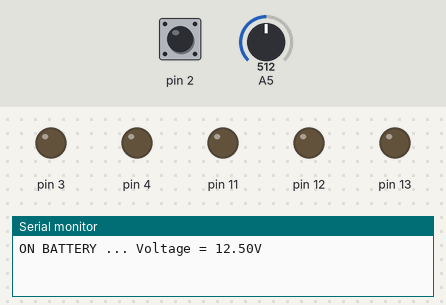
Simulated run of this sketch. Board: Arduino Uno, built with avr-gcc and run on an emulated ATmega328P. Parts: output pins drawn as LEDs (lit = HIGH), the last lines printed to the serial monitor. Inputs (shaded band) come from the test bench; at power-on: A5 = 512, pin 2 HIGH.

Above: at 1.3 s.
1.4 s: A5 set to 176
4.1 s: A5 set to 150
At 5.3 s:
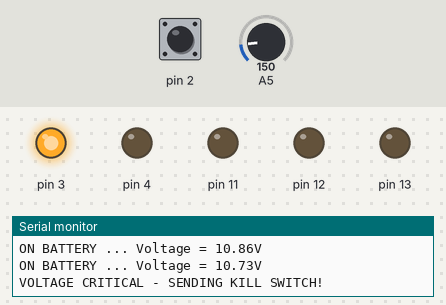
6.8 s: pin 2 pulled LOW for 2.35 s
At 8.8 s:
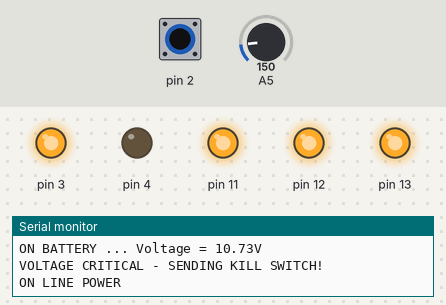
Timing chart, 0 to 10.7 s (numbered marks = the images above; inputs shaded):
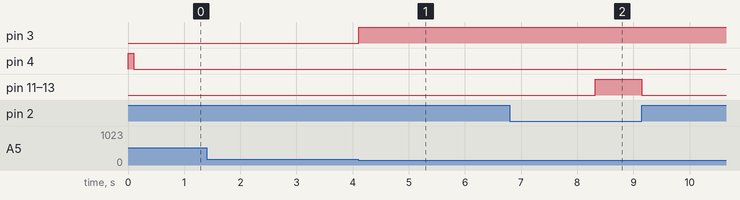

Measured:
- the behaviour switches between 164 and 163 on A5 (found by bisection; images 0 and 1)
- after the input at 4.1 s, pin 3: LOW → HIGH at once
- after the input at 6.8 s, pin 11–13: LOW → HIGH after 1.5 s, → LOW 0.83 s later

The sketch:

router_ups.ino
```cpp
/*
2017 Stephen Byers
 */

float killThreshold = 10.8;

void setup() {

  Serial.begin(9600);
  pinMode(2, INPUT_PULLUP);
  pinMode(3, OUTPUT);
  pinMode(4, OUTPUT);
  pinMode(11, OUTPUT);
  pinMode(12, OUTPUT);
  pinMode(13, OUTPUT);
  attachInterrupt(digitalPinToInterrupt(2),powerLoss,RISING); //PIN2 Pulled high when no AC power
  digitalWrite(3, LOW);
  digitalWrite(4, HIGH);
  delay(100);
  digitalWrite(4, LOW);
}

void loop() {

  int sensorVal = digitalRead(2);


  if (sensorVal == HIGH) {
    digitalWrite(11, LOW);
    digitalWrite(12, LOW);
    digitalWrite(13, LOW);
    Serial.print("ON BATTERY ... ");
    int rawVolt = analogRead(5);
    float voltage = (rawVolt * 0.004883 + 10);
    Serial.print("Voltage = ");
    Serial.print(voltage);
    Serial.println("V");

    if (voltage <= killThreshold) {
      Serial.println("VOLTAGE CRITICAL - SENDING KILL SWITCH!");
      digitalWrite(3, HIGH);
      delay(100);
    }

  } else {
    digitalWrite(11, HIGH);
    digitalWrite(12, HIGH);
    digitalWrite(13, HIGH);
    Serial.println("ON LINE POWER");
   }
delay(2000);

}


void powerLoss() {


  digitalWrite(11, LOW);
  digitalWrite(12, LOW);
  digitalWrite(13, LOW);
  Serial.println("POWERLOSS DETECTED!");
}
```
